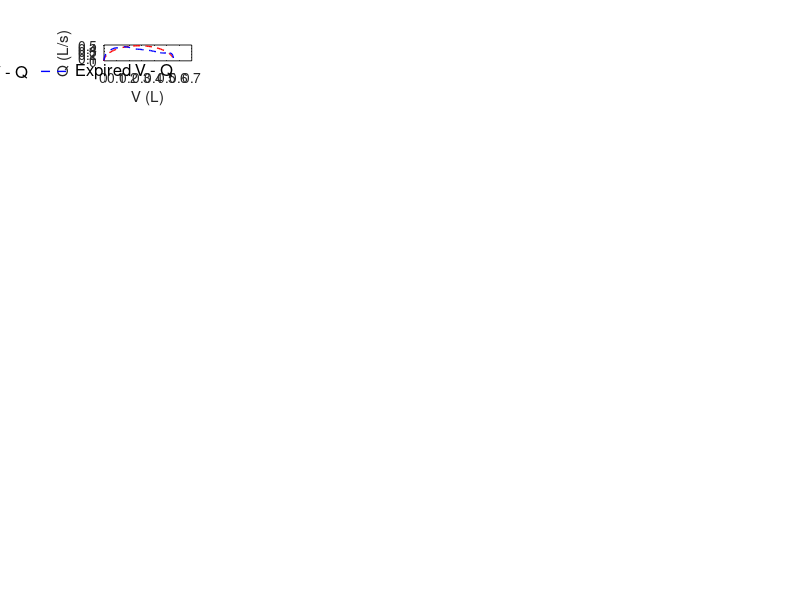

The MATLAB source for this figure: (Note: this script raises an error after producing the figure.)
close all; clear all; clc
atWork = 0;
print_on = 1;

colorBlue = '#0000FF';
colorRed = '#FF0000';
colorBlack = '#000000';
colorGreen = '#009A17';
colorOrange = '#FF6600';
pt = 1.0;
FS = 10;

%% Plot Setup:
if atWork == 1
    figPos1 = [-1900, 100, 600, 700]; % Work
    figPos2 = [-1250, 400, 600, 600];
    figPos3 = [-600, 400, 600, 600];
    figPos4 = [-1900, 100, 600, 600];
    figPos5 = [-1250, 100, 600, 600];
    figPos6 = [-600, 100, 600, 300];
else
    figPos1 = [2580, -190, 1000, 1270]; % Home
    figPos2 = [-1250, 500, 600, 600];
    figPos3 = [-600, 500, 600, 600];
    figPos4 = [-1900, 150, 600, 600];
    figPos5 = [-1250, 150, 600, 600];
    figPos6 = [-600, 150, 600, 300];
end

%%
load FL_results.mat

tlim = [0 4];
qlim = [0 1.5];
vlim = [0 2.0];
plim = [-40 15];

%% Passive expiration

for ii = 1:35

    Pa = FL.pressure(ii,:)';
    V = FL.volume(ii,:)';
    Q = FL.flow(ii,:)';
    T = FL.time(ii,:)';
    
    aa = find(Q<=0,1,"first"):length(V);
    V2 = V(aa) - V(end);
    Vexp = max(V)-V(end);
    Texp = T(end)-T(find(Q<=0,1,"first"));
%     plot(-(V2-Vexp),-Q(aa))
    A = pi*(Vexp)/(2*Texp);
    t(:,ii) = T(aa) - T(find(Q<=0,1,"first"));
    PassiveQ(:,ii) = A*sin(pi*t(:,ii)/Texp);
    PassiveV(:,ii) = cumtrapz(t(:,ii),PassiveQ(:,ii));
    ExpiredQ(:,ii) = -Q(aa);
    ExpiredV(:,ii) = -(V2-Vexp);

   

  


%     figure('Position',[2580 -190 600 300])
%     plot(PassiveV,PassiveQ,'Color',colorRed,'Linewidth',pt,'Linestyle','--'); hold on
%     plot(-(V2-Vexp),-Q(aa),'Color',colorBlue,'Linewidth',pt,'Linestyle','--'); hold on
%     xlabel('V (L)')
%     ylabel('Q (L/s)')
%     xlim(vlim)
%     ylim(qlim)
%     grid on
%     set(gca,'FontSize',FS);



end

%%
figure('Position',figPos1)
subplot(8,5,1)
plot(PassiveV(:,1),PassiveQ(:,1),'Color',colorRed,'Linewidth',pt,'Linestyle','--'); hold on
plot(ExpiredV(:,1),ExpiredQ(:,1),'Color',colorBlue,'Linewidth',pt,'Linestyle','--'); hold on
xlabel('V (L)')
ylabel('Q (L/s)')
leg1 = legend('Passive V - Q','Expired V - Q','FontSize',12,...
    'Orientation','horizontal');
legend boxoff
leg1.Position(1:2) = [.62 .16];
xlim(vlim)
ylim(qlim)
grid on
set(gca,'FontSize',FS);

for ii = 2:35
    subplot(8,5,ii)
    plot(PassiveV(:,ii),PassiveQ(:,ii),'Color',colorRed,'Linewidth',pt,'Linestyle','--'); hold on
    plot(ExpiredV(:,ii),ExpiredQ(:,ii),'Color',colorBlue,'Linewidth',pt,'Linestyle','--'); hold on
    xlabel('V (L)')
    ylabel('Q (L/s)')
    xlim(vlim)
    ylim(qlim)
    grid on
    set(gca,'FontSize',FS);
end
  
if print_on ==1
    print('-r400','-dpng','V-Q_FL.png');
else 
end
figure('Position',figPos1)
for ii = 1:35
 
    subplot(8,5,ii)
    plot(t(:,ii),PassiveQ(:,ii),'Color',colorRed,'Linewidth',pt,'Linestyle','--'); hold on
    plot(t(:,ii),ExpiredQ(:,ii),'Color',colorBlue,'Linewidth',pt,'Linestyle','--'); hold on
    xlabel('t (s)')
    ylabel('Q (L/s)')
%     xlim(vlim)
%     ylim(qlim)
    grid on
    set(gca,'FontSize',FS);
end


FL.PassiveQ = PassiveQ;
FL.PassiveV = PassiveV;
FL.ExpiredQ = ExpiredQ;
FL.ExpiredV = ExpiredV;

save('FL_results.mat','FL','-append')

       
